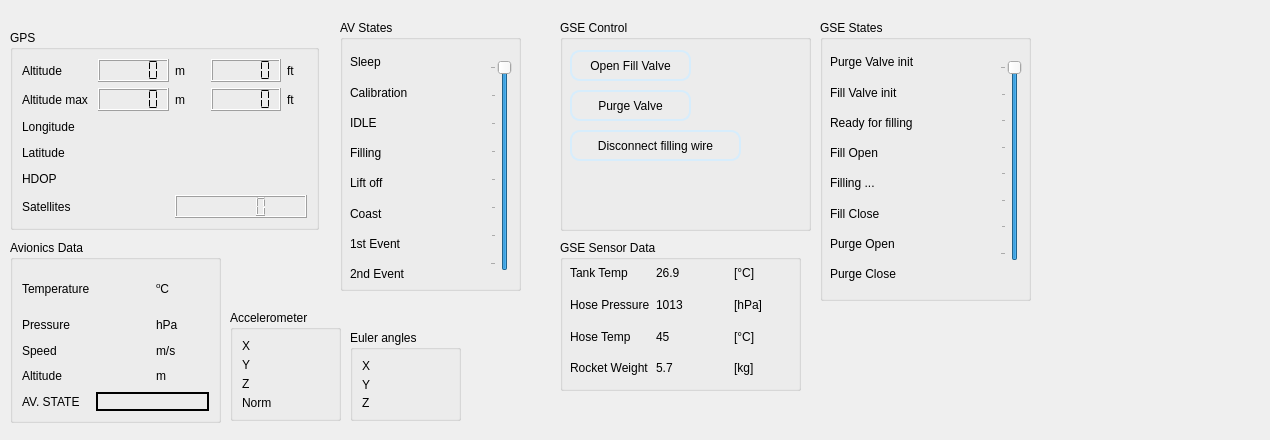
   <widget class="QWidget" name="tab_3">
    <attribute name="title">
     <string>AV - GSE - PL</string>
    </attribute>
    <widget class="QGroupBox" name="gps_box">
     <property name="geometry">
      <rect>
       <x>10</x>
       <y>30</y>
       <width>309</width>
       <height>200</height>
      </rect>
     </property>
     <property name="minimumSize">
      <size>
       <width>0</width>
       <height>200</height>
      </size>
     </property>
     <property name="styleSheet">
      <string notr="true"/>
     </property>
     <property name="title">
      <string>GPS</string>
     </property>
     <layout class="QGridLayout" name="gridLayout_3">
      <item row="3" column="0">
       <widget class="QLabel" name="longitude_label">
        <property name="text">
         <string>Longitude</string>
        </property>
       </widget>
      </item>
      <item row="7" column="0">
       <widget class="QLabel" name="sat_nbr_label">
        <property name="text">
         <string>Satellites</string>
        </property>
       </widget>
      </item>
      <item row="1" column="0">
       <widget class="QLabel" name="altitude_label_gps">
        <property name="text">
         <string>Altitude</string>
        </property>
       </widget>
      </item>
      <item row="5" column="0">
       <widget class="QLabel" name="latitude_label">
        <property name="text">
         <string>Latitude</string>
        </property>
       </widget>
      </item>
      <item row="3" column="1" colspan="4">
       <widget class="QLabel" name="longitude_panel">
        <property name="text">
         <string/>
        </property>
       </widget>
      </item>
      <item row="1" column="4">
       <widget class="QLabel" name="ft_unit_label_2">
        <property name="maximumSize">
         <size>
          <width>20</width>
          <height>16777215</height>
         </size>
        </property>
        <property name="text">
         <string>ft</string>
        </property>
       </widget>
      </item>
      <item row="6" column="0">
       <widget class="QLabel" name="hdop_label">
        <property name="text">
         <string>HDOP</string>
        </property>
       </widget>
      </item>
      <item row="2" column="0">
       <widget class="QLabel" name="altitude_max_label">
        <property name="text">
         <string>Altitude max</string>
        </property>
       </widget>
      </item>
      <item row="1" column="3">
       <widget class="QLCDNumber" name="altitude_lcd_gps_ft">
        <property name="frameShadow">
         <enum>QFrame::Raised</enum>
        </property>
        <property name="segmentStyle">
         <enum>QLCDNumber::Flat</enum>
        </property>
       </widget>
      </item>
      <item row="1" column="1">
       <widget class="QLCDNumber" name="altitude_lcd_gps">
        <property name="smallDecimalPoint">
         <bool>false</bool>
        </property>
        <property name="segmentStyle">
         <enum>QLCDNumber::Flat</enum>
        </property>
       </widget>
      </item>
      <item row="2" column="1">
       <widget class="QLCDNumber" name="altitude_max_lcd_m">
        <property name="enabled">
         <bool>true</bool>
        </property>
        <property name="digitCount">
         <number>5</number>
        </property>
        <property name="segmentStyle">
         <enum>QLCDNumber::Flat</enum>
        </property>
       </widget>
      </item>
      <item row="2" column="2">
       <widget class="QLabel" name="m_unit_label">
        <property name="text">
         <string>m</string>
        </property>
       </widget>
      </item>
      <item row="2" column="3">
       <widget class="QLCDNumber" name="altitude_max_lcd_ft">
        <property name="segmentStyle">
         <enum>QLCDNumber::Flat</enum>
        </property>
       </widget>
      </item>
      <item row="1" column="2">
       <widget class="QLabel" name="m_unit_label_2">
        <property name="maximumSize">
         <size>
          <width>30</width>
          <height>16777215</height>
         </size>
        </property>
        <property name="text">
         <string>m</string>
        </property>
       </widget>
      </item>
      <item row="2" column="4">
       <widget class="QLabel" name="ft_unit_label">
        <property name="text">
         <string>ft</string>
        </property>
       </widget>
      </item>
      <item row="5" column="1" colspan="4">
       <widget class="QLabel" name="latitude_panel">
        <property name="minimumSize">
         <size>
          <width>0</width>
          <height>0</height>
         </size>
        </property>
        <property name="text">
         <string/>
        </property>
       </widget>
      </item>
      <item row="6" column="1" colspan="4">
       <widget class="QLabel" name="hdop_panel">
        <property name="text">
         <string/>
        </property>
       </widget>
      </item>
      <item row="7" column="2" colspan="3">
       <widget class="QLCDNumber" name="sat_nbr_panel"/>
      </item>
     </layout>
    </widget>
    <widget class="QGroupBox" name="euler_box">
     <property name="geometry">
      <rect>
       <x>350</x>
       <y>330</y>
       <width>111</width>
       <height>91</height>
      </rect>
     </property>
     <property name="title">
      <string>Euler angles</string>
     </property>
     <layout class="QGridLayout" name="gridLayout_6">
      <item row="0" column="1">
       <widget class="QLabel" name="euler_x_panel">
        <property name="text">
         <string/>
        </property>
       </widget>
      </item>
      <item row="1" column="0">
       <widget class="QLabel" name="euler_y_label">
        <property name="maximumSize">
         <size>
          <width>25</width>
          <height>16777215</height>
         </size>
        </property>
        <property name="text">
         <string>Y</string>
        </property>
       </widget>
      </item>
      <item row="2" column="0">
       <widget class="QLabel" name="euler_z_label">
        <property name="maximumSize">
         <size>
          <width>25</width>
          <height>16777215</height>
         </size>
        </property>
        <property name="text">
         <string>Z</string>
        </property>
       </widget>
      </item>
      <item row="0" column="0">
       <widget class="QLabel" name="euler_x_label">
        <property name="maximumSize">
         <size>
          <width>25</width>
          <height>16777215</height>
         </size>
        </property>
        <property name="text">
         <string>X</string>
        </property>
       </widget>
      </item>
      <item row="2" column="1">
       <widget class="QLabel" name="euler_z_panel">
        <property name="text">
         <string/>
        </property>
       </widget>
      </item>
      <item row="1" column="1">
       <widget class="QLabel" name="euler_y_panel">
        <property name="text">
         <string/>
        </property>
       </widget>
      </item>
     </layout>
    </widget>
    <widget class="QGroupBox" name="avionics_box">
     <property name="geometry">
      <rect>
       <x>10</x>
       <y>240</y>
       <width>211</width>
       <height>183</height>
      </rect>
     </property>
     <property name="title">
      <string>Avionics Data</string>
     </property>
     <layout class="QGridLayout" name="gridLayout_8">
      <item row="0" column="0">
       <widget class="QLabel" name="temperature_label">
        <property name="text">
         <string>Temperature</string>
        </property>
       </widget>
      </item>
      <item row="2" column="0">
       <widget class="QLabel" name="speed_label">
        <property name="text">
         <string>Speed</string>
        </property>
       </widget>
      </item>
      <item row="3" column="0">
       <widget class="QLabel" name="altitude_label_telemetry">
        <property name="text">
         <string>Altitude</string>
        </property>
       </widget>
      </item>
      <item row="2" column="1">
       <widget class="QLabel" name="speed_panel">
        <property name="text">
         <string/>
        </property>
       </widget>
      </item>
      <item row="0" column="1">
       <widget class="QLabel" name="temperature_panel">
        <property name="text">
         <string/>
        </property>
       </widget>
      </item>
      <item row="1" column="1">
       <widget class="QLabel" name="pressure_panel">
        <property name="text">
         <string/>
        </property>
       </widget>
      </item>
      <item row="3" column="1">
       <widget class="QLabel" name="altitude_panel_telemetry">
        <property name="text">
         <string/>
        </property>
       </widget>
      </item>
      <item row="0" column="2">
       <widget class="QLabel" name="celcius_label">
        <property name="minimumSize">
         <size>
          <width>32</width>
          <height>40</height>
         </size>
        </property>
        <property name="text">
         <string>&lt;html&gt;&lt;head/&gt;&lt;body&gt;&lt;p&gt;&lt;span style=&quot; vertical-align:super;&quot;&gt;o&lt;/span&gt;C&lt;/p&gt;&lt;/body&gt;&lt;/html&gt;</string>
        </property>
       </widget>
      </item>
      <item row="1" column="2">
       <widget class="QLabel" name="hpa_unit_label">
        <property name="text">
         <string>hPa</string>
        </property>
       </widget>
      </item>
      <item row="1" column="0">
       <widget class="QLabel" name="pressure_label">
        <property name="text">
         <string>Pressure</string>
        </property>
       </widget>
      </item>
      <item row="4" column="0">
       <widget class="QLabel" name="avionics_state_label">
        <property name="text">
         <string>AV. STATE</string>
        </property>
       </widget>
      </item>
      <item row="2" column="2">
       <widget class="QLabel" name="m_s_unit_label">
        <property name="text">
         <string>m/s</string>
        </property>
       </widget>
      </item>
      <item row="3" column="2">
       <widget class="QLabel" name="m_unit_label_3">
        <property name="text">
         <string>m</string>
        </property>
       </widget>
      </item>
      <item row="4" column="1" colspan="2">
       <widget class="QLabel" name="avionics_state_panel">
        <property name="frameShape">
         <enum>QFrame::WinPanel</enum>
        </property>
        <property name="text">
         <string/>
        </property>
        <property name="alignment">
         <set>Qt::AlignCenter</set>
        </property>
       </widget>
      </item>
     </layout>
    </widget>
    <widget class="QGroupBox" name="accel_box">
     <property name="geometry">
      <rect>
       <x>230</x>
       <y>310</y>
       <width>111</width>
       <height>111</height>
      </rect>
     </property>
     <property name="title">
      <string>Accelerometer</string>
     </property>
     <layout class="QGridLayout" name="gridLayout_7">
      <item row="2" column="0">
       <widget class="QLabel" name="accel_z_label">
        <property name="maximumSize">
         <size>
          <width>25</width>
          <height>16777215</height>
         </size>
        </property>
        <property name="text">
         <string>Z</string>
        </property>
       </widget>
      </item>
      <item row="1" column="0">
       <widget class="QLabel" name="accel_y_label">
        <property name="maximumSize">
         <size>
          <width>25</width>
          <height>16777215</height>
         </size>
        </property>
        <property name="text">
         <string>Y</string>
        </property>
       </widget>
      </item>
      <item row="0" column="0">
       <widget class="QLabel" name="accel_x_label">
        <property name="maximumSize">
         <size>
          <width>25</width>
          <height>16777215</height>
         </size>
        </property>
        <property name="text">
         <string>X</string>
        </property>
       </widget>
      </item>
      <item row="2" column="1">
       <widget class="QLabel" name="accel_z_panel">
        <property name="frameShape">
         <enum>QFrame::NoFrame</enum>
        </property>
        <property name="text">
         <string/>
        </property>
       </widget>
      </item>
      <item row="0" column="1">
       <widget class="QLabel" name="accel_x_panel">
        <property name="frameShape">
         <enum>QFrame::NoFrame</enum>
        </property>
        <property name="text">
         <string/>
        </property>
       </widget>
      </item>
      <item row="1" column="1">
       <widget class="QLabel" name="accel_y_panel">
        <property name="frameShape">
         <enum>QFrame::NoFrame</enum>
        </property>
        <property name="text">
         <string/>
        </property>
       </widget>
      </item>
      <item row="3" column="0">
       <widget class="QLabel" name="label_28">
        <property name="text">
         <string>Norm</string>
        </property>
       </widget>
      </item>
      <item row="3" column="1">
       <widget class="QLabel" name="label_63">
        <property name="text">
         <string/>
        </property>
       </widget>
      </item>
     </layout>
    </widget>
    <widget class="QGroupBox" name="groupBox_2">
     <property name="geometry">
      <rect>
       <x>340</x>
       <y>20</y>
       <width>181</width>
       <height>271</height>
      </rect>
     </property>
     <property name="title">
      <string>AV States</string>
     </property>
     <widget class="QWidget" name="gridLayoutWidget_5">
      <property name="geometry">
       <rect>
        <x>10</x>
        <y>30</y>
        <width>131</width>
        <height>236</height>
       </rect>
      </property>
      <layout class="QGridLayout" name="gridLayout_15">
       <item row="1" column="0">
        <widget class="QLabel" name="label_33">
         <property name="text">
          <string>Calibration</string>
         </property>
        </widget>
       </item>
       <item row="6" column="0">
        <widget class="QLabel" name="label_38">
         <property name="text">
          <string>1st Event</string>
         </property>
        </widget>
       </item>
       <item row="7" column="0">
        <widget class="QLabel" name="label_39">
         <property name="text">
          <string>2nd Event</string>
         </property>
        </widget>
       </item>
       <item row="5" column="0">
        <widget class="QLabel" name="label_37">
         <property name="text">
          <string>Coast</string>
         </property>
        </widget>
       </item>
       <item row="0" column="0">
        <widget class="QLabel" name="label_32">
         <property name="text">
          <string>Sleep</string>
         </property>
        </widget>
       </item>
       <item row="3" column="0">
        <widget class="QLabel" name="label_35">
         <property name="text">
          <string>Filling</string>
         </property>
        </widget>
       </item>
       <item row="4" column="0">
        <widget class="QLabel" name="label_36">
         <property name="text">
          <string>Lift off</string>
         </property>
        </widget>
       </item>
       <item row="2" column="0">
        <widget class="QLabel" name="label_34">
         <property name="styleSheet">
          <string notr="true"/>
         </property>
         <property name="text">
          <string>IDLE</string>
         </property>
        </widget>
       </item>
       <item row="0" column="1">
        <widget class="QLabel" name="label_40">
         <property name="styleSheet">
          <string notr="true">image: url(:/assets/check.png);</string>
         </property>
         <property name="text">
          <string/>
         </property>
        </widget>
       </item>
       <item row="1" column="1">
        <widget class="QLabel" name="label_41">
         <property name="styleSheet">
          <string notr="true">image: url(:/assets/check.png);</string>
         </property>
         <property name="text">
          <string/>
         </property>
        </widget>
       </item>
       <item row="2" column="1">
        <widget class="QLabel" name="label_43">
         <property name="styleSheet">
          <string notr="true">image: url(:/assets/redCross.png);</string>
         </property>
         <property name="text">
          <string/>
         </property>
        </widget>
       </item>
       <item row="3" column="1">
        <widget class="QLabel" name="label_44">
         <property name="styleSheet">
          <string notr="true">image: url(:/assets/correct.png);</string>
         </property>
         <property name="text">
          <string/>
         </property>
        </widget>
       </item>
       <item row="4" column="1">
        <widget class="QLabel" name="label_46">
         <property name="styleSheet">
          <string notr="true">image: url(:/assets/correct.png);</string>
         </property>
         <property name="text">
          <string/>
         </property>
        </widget>
       </item>
       <item row="5" column="1">
        <widget class="QLabel" name="label_48">
         <property name="styleSheet">
          <string notr="true">image: url(:/assets/refresh.png);</string>
         </property>
         <property name="text">
          <string/>
         </property>
        </widget>
       </item>
       <item row="6" column="1">
        <widget class="QLabel" name="label_49">
         <property name="styleSheet">
          <string notr="true">image: url(:/assets/refresh2.png);</string>
         </property>
         <property name="text">
          <string/>
         </property>
        </widget>
       </item>
       <item row="7" column="1">
        <widget class="QLabel" name="label_50">
         <property name="styleSheet">
          <string notr="true">image: url(:/assets/refresh.png);</string>
         </property>
         <property name="text">
          <string/>
         </property>
        </widget>
       </item>
      </layout>
     </widget>
     <widget class="QSlider" name="verticalSlider">
      <property name="geometry">
       <rect>
        <x>150</x>
        <y>40</y>
        <width>22</width>
        <height>211</height>
       </rect>
      </property>
      <property name="styleSheet">
       <string notr="true"/>
      </property>
      <property name="maximum">
       <number>7</number>
      </property>
      <property name="value">
       <number>7</number>
      </property>
      <property name="orientation">
       <enum>Qt::Vertical</enum>
      </property>
      <property name="tickPosition">
       <enum>QSlider::TicksAbove</enum>
      </property>
      <property name="tickInterval">
       <number>1</number>
      </property>
     </widget>
    </widget>
    <widget class="QLabel" name="label_59">
     <property name="geometry">
      <rect>
       <x>130</x>
       <y>230</y>
       <width>41</width>
       <height>51</height>
      </rect>
     </property>
     <property name="styleSheet">
      <string notr="true">image: url(:/assets/sensor.png);</string>
     </property>
     <property name="text">
      <string/>
     </property>
    </widget>
    <widget class="QLabel" name="label_42">
     <property name="geometry">
      <rect>
       <x>130</x>
       <y>10</y>
       <width>191</width>
       <height>41</height>
      </rect>
     </property>
     <property name="styleSheet">
      <string notr="true">image: url(:/assets/gps_track.png);</string>
     </property>
     <property name="text">
      <string/>
     </property>
    </widget>
    <widget class="QGroupBox" name="groupBox_6">
     <property name="geometry">
      <rect>
       <x>560</x>
       <y>240</y>
       <width>241</width>
       <height>151</height>
      </rect>
     </property>
     <property name="title">
      <string>GSE Sensor Data</string>
     </property>
     <widget class="QWidget" name="gridLayoutWidget_2">
      <property name="geometry">
       <rect>
        <x>10</x>
        <y>20</y>
        <width>236</width>
        <height>121</height>
       </rect>
      </property>
      <layout class="QGridLayout" name="gridLayout">
       <item row="0" column="1">
        <widget class="QLabel" name="label_15">
         <property name="text">
          <string>26.9</string>
         </property>
        </widget>
       </item>
       <item row="0" column="2">
        <widget class="QLabel" name="label_18">
         <property name="text">
          <string>[°C]</string>
         </property>
        </widget>
       </item>
       <item row="0" column="0">
        <widget class="QLabel" name="label_14">
         <property name="text">
          <string>Tank Temp</string>
         </property>
        </widget>
       </item>
       <item row="1" column="0">
        <widget class="QLabel" name="label_19">
         <property name="text">
          <string>Hose Pressure</string>
         </property>
        </widget>
       </item>
       <item row="1" column="2">
        <widget class="QLabel" name="label_23">
         <property name="text">
          <string>[hPa]</string>
         </property>
        </widget>
       </item>
       <item row="1" column="1">
        <widget class="QLabel" name="label_22">
         <property name="text">
          <string>1013</string>
         </property>
        </widget>
       </item>
       <item row="2" column="0">
        <widget class="QLabel" name="label_24">
         <property name="text">
          <string>Hose Temp</string>
         </property>
        </widget>
       </item>
       <item row="2" column="2">
        <widget class="QLabel" name="label_26">
         <property name="text">
          <string>[°C]</string>
         </property>
        </widget>
       </item>
       <item row="3" column="0">
        <widget class="QLabel" name="label_85">
         <property name="text">
          <string>Rocket Weight</string>
         </property>
        </widget>
       </item>
       <item row="2" column="1">
        <widget class="QLabel" name="label_25">
         <property name="text">
          <string>45</string>
         </property>
        </widget>
       </item>
       <item row="3" column="1">
        <widget class="QLabel" name="label_86">
         <property name="text">
          <string>5.7</string>
         </property>
        </widget>
       </item>
       <item row="3" column="2">
        <widget class="QLabel" name="label_87">
         <property name="text">
          <string>[kg]</string>
         </property>
        </widget>
       </item>
      </layout>
     </widget>
    </widget>
    <widget class="QGroupBox" name="groupBox_3">
     <property name="geometry">
      <rect>
       <x>560</x>
       <y>20</y>
       <width>251</width>
       <height>211</height>
      </rect>
     </property>
     <property name="title">
      <string>GSE Control</string>
     </property>
     <widget class="QPushButton" name="pushButton_3">
      <property name="geometry">
       <rect>
        <x>180</x>
        <y>140</y>
        <width>61</width>
        <height>61</height>
       </rect>
      </property>
      <property name="styleSheet">
       <string notr="true">QPushButton {
image: url(:/assets/emergency.png);
width: 60px;
border-radius: 30px;
}
QPushButton:hover {
background-color: rgb(250, 191, 1); 
}</string>
      </property>
      <property name="text">
       <string/>
      </property>
     </widget>
     <widget class="QLabel" name="label_2">
      <property name="geometry">
       <rect>
        <x>180</x>
        <y>0</y>
        <width>61</width>
        <height>61</height>
       </rect>
      </property>
      <property name="styleSheet">
       <string notr="true">image: url(:/assets/valve.png);</string>
      </property>
      <property name="text">
       <string/>
      </property>
     </widget>
     <widget class="QPushButton" name="pushButton_2">
      <property name="geometry">
       <rect>
        <x>10</x>
        <y>70</y>
        <width>121</width>
        <height>31</height>
       </rect>
      </property>
      <property name="styleSheet">
       <string notr="true">QPushButton{
border: 2px solid;
border-color: rgb(215, 237, 252);
border-radius: 10px;
}
QPushButton:hover {
background-color: rgb(35, 35, 35); 
border: 3px solid;
border-color: rgb(215, 237, 252);
}
QPushButton:pressed {
border: 4px solid;
border-color: rgb(92, 242, 135);
}</string>
      </property>
      <property name="text">
       <string>Purge Valve</string>
      </property>
     </widget>
     <widget class="QPushButton" name="pushButton">
      <property name="geometry">
       <rect>
        <x>10</x>
        <y>30</y>
        <width>121</width>
        <height>31</height>
       </rect>
      </property>
      <property name="whatsThis">
       <string>&lt;html&gt;&lt;head/&gt;&lt;body&gt;&lt;p&gt;&lt;br/&gt;&lt;/p&gt;&lt;/body&gt;&lt;/html&gt;</string>
      </property>
      <property name="styleSheet">
       <string notr="true">QPushButton{
border: 2px solid;
border-color: rgb(215, 237, 252);
border-radius: 10px;
}
QPushButton:hover {
background-color: rgb(35, 35, 35); 
border: 3px solid;
border-color: rgb(215, 237, 252);
}
QPushButton:pressed {
border: 4px solid;
border-color: rgb(92, 242, 135);
}</string>
      </property>
      <property name="text">
       <string>Open Fill Valve</string>
      </property>
     </widget>
     <widget class="QPushButton" name="pushButton_4">
      <property name="geometry">
       <rect>
        <x>10</x>
        <y>110</y>
        <width>171</width>
        <height>31</height>
       </rect>
      </property>
      <property name="styleSheet">
       <string notr="true">QPushButton{
border: 2px solid;
border-color: rgb(215, 237, 252);
border-radius: 10px;
}
QPushButton:hover {
background-color: rgb(35, 35, 35); 
border: 3px solid;
border-color: rgb(215, 237, 252);
}
QPushButton:pressed {
border: 4px solid;
border-color: rgb(92, 242, 135);
}</string>
      </property>
      <property name="text">
       <string>Disconnect filling wire</string>
      </property>
     </widget>
    </widget>
    <widget class="QGroupBox" name="groupBox_5">
     <property name="geometry">
      <rect>
       <x>820</x>
       <y>20</y>
       <width>211</width>
       <height>281</height>
      </rect>
     </property>
     <property name="title">
      <string>GSE States</string>
     </property>
     <widget class="QWidget" name="gridLayoutWidget_7">
      <property name="geometry">
       <rect>
        <x>10</x>
        <y>30</y>
        <width>161</width>
        <height>236</height>
       </rect>
      </property>
      <layout class="QGridLayout" name="gridLayout_17">
       <item row="1" column="0">
        <widget class="QLabel" name="label_68">
         <property name="text">
          <string>Fill Valve init</string>
         </property>
        </widget>
       </item>
       <item row="6" column="0">
        <widget class="QLabel" name="label_70">
         <property name="text">
          <string>Purge Open</string>
         </property>
        </widget>
       </item>
       <item row="7" column="0">
        <widget class="QLabel" name="label_71">
         <property name="text">
          <string>Purge Close</string>
         </property>
        </widget>
       </item>
       <item row="5" column="0">
        <widget class="QLabel" name="label_72">
         <property name="text">
          <string>Fill Close</string>
         </property>
        </widget>
       </item>
       <item row="0" column="0">
        <widget class="QLabel" name="label_73">
         <property name="text">
          <string>Purge Valve init</string>
         </property>
        </widget>
       </item>
       <item row="3" column="0">
        <widget class="QLabel" name="label_74">
         <property name="text">
          <string>Fill Open</string>
         </property>
        </widget>
       </item>
       <item row="4" column="0">
        <widget class="QLabel" name="label_75">
         <property name="text">
          <string>Filling ...</string>
         </property>
        </widget>
       </item>
       <item row="2" column="0">
        <widget class="QLabel" name="label_76">
         <property name="text">
          <string>Ready for filling</string>
         </property>
        </widget>
       </item>
       <item row="1" column="1">
        <widget class="QLabel" name="label_78">
         <property name="styleSheet">
          <string notr="true">image: url(:/assets/ok.png);</string>
         </property>
         <property name="text">
          <string/>
         </property>
        </widget>
       </item>
       <item row="0" column="1">
        <widget class="QLabel" name="label_77">
         <property name="styleSheet">
          <string notr="true">image: url(:/assets/ok.png);</string>
         </property>
         <property name="text">
          <string/>
         </property>
        </widget>
       </item>
       <item row="2" column="1">
        <widget class="QLabel" name="label_79">
         <property name="styleSheet">
          <string notr="true">image: url(:/assets/ok.png);</string>
         </property>
         <property name="text">
          <string/>
         </property>
        </widget>
       </item>
       <item row="3" column="1">
        <widget class="QLabel" name="label_80">
         <property name="styleSheet">
          <string notr="true">image: url(:/assets/green_check.png);</string>
         </property>
         <property name="text">
          <string/>
         </property>
        </widget>
       </item>
       <item row="4" column="1">
        <widget class="QLabel" name="label_81">
         <property name="styleSheet">
          <string notr="true">image: url(:/assets/refresh2.png);</string>
         </property>
         <property name="text">
          <string/>
         </property>
        </widget>
       </item>
       <item row="5" column="1">
        <widget class="QLabel" name="label_82">
         <property name="styleSheet">
          <string notr="true">image: url(:/assets/refresh2.png);</string>
         </property>
         <property name="text">
          <string/>
         </property>
        </widget>
       </item>
       <item row="7" column="1">
        <widget class="QLabel" name="label_84">
         <property name="styleSheet">
          <string notr="true">image: url(:/assets/redCross.png);</string>
         </property>
         <property name="text">
          <string/>
         </property>
        </widget>
       </item>
       <item row="6" column="1">
        <widget class="QLabel" name="label_83">
         <property name="styleSheet">
          <string notr="true">image: url(:/assets/green_check.png);</string>
         </property>
         <property name="text">
          <string/>
         </property>
        </widget>
       </item>
      </layout>
     </widget>
     <widget class="QSlider" name="verticalSlider_6">
      <property name="geometry">
       <rect>
        <x>180</x>
        <y>40</y>
        <width>22</width>
        <height>201</height>
       </rect>
      </property>
      <property name="styleSheet">
       <string notr="true"/>
      </property>
      <property name="maximum">
       <number>7</number>
      </property>
      <property name="value">
       <number>7</number>
      </property>
      <property name="orientation">
       <enum>Qt::Vertical</enum>
      </property>
      <property name="tickPosition">
       <enum>QSlider::TicksAbove</enum>
      </property>
      <property name="tickInterval">
       <number>1</number>
      </property>
     </widget>
    </widget>
    <widget class="QLabel" name="label_30">
     <property name="geometry">
      <rect>
       <x>930</x>
       <y>280</y>
       <width>181</width>
       <height>151</height>
      </rect>
     </property>
     <property name="styleSheet">
      <string notr="true">image: url(:/assets/galaxy.png);</string>
     </property>
     <property name="text">
      <string/>
     </property>
    </widget>
    <widget class="QLabel" name="label_9">
     <property name="geometry">
      <rect>
       <x>1060</x>
       <y>20</y>
       <width>201</width>
       <height>181</height>
      </rect>
     </property>
     <property name="styleSheet">
      <string notr="true">

image: url(:/assets/krtek.png);</string>
     </property>
     <property name="text">
      <string/>
     </property>
    </widget>
    <zorder>label_30</zorder>
    <zorder>gps_box</zorder>
    <zorder>euler_box</zorder>
    <zorder>avionics_box</zorder>
    <zorder>accel_box</zorder>
    <zorder>groupBox_2</zorder>
    <zorder>label_59</zorder>
    <zorder>label_42</zorder>
    <zorder>groupBox_6</zorder>
    <zorder>groupBox_3</zorder>
    <zorder>groupBox_5</zorder>
    <zorder>label_9</zorder>
   </widget>
